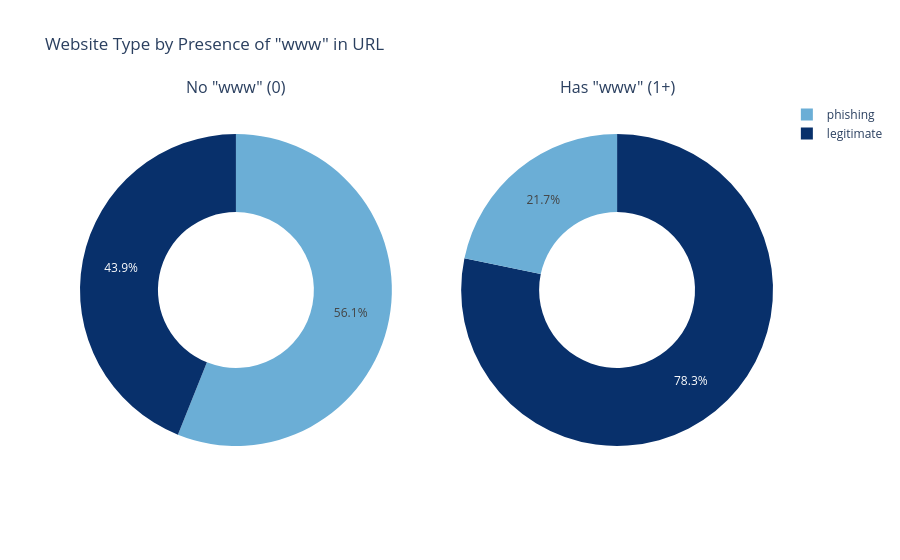

Write notebook code for a chart like this one.
### Markdown cell above
##### Figure: Website Type by Number of IPs

Websites with no resolvable IPs are almost always phishing (~96%), consistent with failed DNS lookups. Having 1–4 IPs is associated with a more balanced mix (51–57% legitimate), but websites with 5 or more IPs shift sharply back toward phishing (~90%) — a pattern consistent with "fast-flux" techniques where attackers rotate IP addresses to evade detection. Based on 60,000 labeled URLs.

### Code cell
import plotly.graph_objects as go
from plotly.subplots import make_subplots

palette = {
    "legitimate": "#08306b",   # dark blue
    "phishing": "#6baed6"      # light blue
}

ct = pd.crosstab(df['www_bucket'], df['label'], normalize='index') * 100
ct = ct.reindex(['0', '1+'])

fig = make_subplots(
    rows=1, cols=2,
    specs=[[{'type':'domain'}, {'type':'domain'}]],
    subplot_titles=['No "www" (0)', 'Has "www" (1+)']
)

fig.add_trace(go.Pie(labels=['legitimate','phishing'], 
                      values=[ct.loc['0','legitimate'], ct.loc['0','phishing']],
                      hole=0.5,
                      marker=dict(colors=[palette['legitimate'], palette['phishing']])), 1, 1)

fig.add_trace(go.Pie(labels=['legitimate','phishing'], 
                      values=[ct.loc['1+','legitimate'], ct.loc['1+','phishing']],
                      hole=0.5,
                      marker=dict(colors=[palette['legitimate'], palette['phishing']])), 1, 2)

fig.update_layout(title_text='Website Type by Presence of "www" in URL', showlegend=True)
fig.show()

### Figure 1 — Plotly figure (JSON) as saved in the notebook; plotly's stock layout.template omitted (floating-point values rounded to 4 significant figures)
{"data": [{"domain": {"x": [0, 0.45], "y": [0, 1]}, "hole": 0.5, "labels": ["legitimate", "phishing"], "marker": {"colors": ["#08306b", "#6baed6"]}, "type": "pie", "values": [43.93, 56.07]}, {"domain": {"x": [0.55, 1], "y": [0, 1]}, "hole": 0.5, "labels": ["legitimate", "phishing"], "marker": {"colors": ["#08306b", "#6baed6"]}, "type": "pie", "values": [78.27, 21.73]}], "layout": {"annotations": [{"font": {"size": 16}, "showarrow": false, "text": "No \"www\" (0)", "x": 0.225, "xanchor": "center", "xref": "paper", "y": 1, "yanchor": "bottom", "yref": "paper"}, {"font": {"size": 16}, "showarrow": false, "text": "Has \"www\" (1+)", "x": 0.775, "xanchor": "center", "xref": "paper", "y": 1, "yanchor": "bottom", "yref": "paper"}], "showlegend": true, "title": {"text": "Website Type by Presence of \"www\" in URL"}}}
